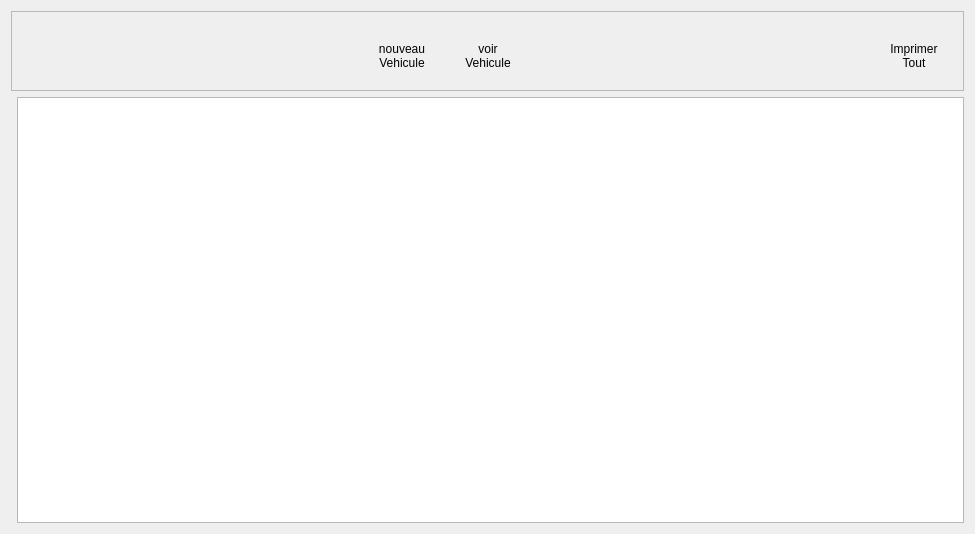
<?xml version="1.0" encoding="UTF-8"?>
<ui version="4.0">
 <class>vehicule</class>
 <widget class="QWidget" name="vehicule">
  <property name="geometry">
   <rect>
    <x>0</x>
    <y>0</y>
    <width>975</width>
    <height>534</height>
   </rect>
  </property>
  <property name="windowTitle">
   <string>Form</string>
  </property>
  <property name="styleSheet">
   <string notr="true">font: 8pt &quot;Microsoft YaHei UI&quot;;</string>
  </property>
  <layout class="QGridLayout" name="gridLayout">
   <item row="0" column="0">
    <layout class="QVBoxLayout" name="verticalLayout_19">
     <item>
      <widget class="QFrame" name="frame">
       <property name="minimumSize">
        <size>
         <width>0</width>
         <height>80</height>
        </size>
       </property>
       <property name="maximumSize">
        <size>
         <width>16777215</width>
         <height>80</height>
        </size>
       </property>
       <property name="frameShape">
        <enum>QFrame::StyledPanel</enum>
       </property>
       <property name="frameShadow">
        <enum>QFrame::Raised</enum>
       </property>
       <layout class="QHBoxLayout" name="horizontalLayout_2">
        <item>
         <spacer name="horizontalSpacer">
          <property name="orientation">
           <enum>Qt::Horizontal</enum>
          </property>
          <property name="sizeHint" stdset="0">
           <size>
            <width>193</width>
            <height>20</height>
           </size>
          </property>
         </spacer>
        </item>
        <item>
         <widget class="QToolButton" name="toolButton_newVehicule">
          <property name="sizePolicy">
           <sizepolicy hsizetype="Expanding" vsizetype="Expanding">
            <horstretch>0</horstretch>
            <verstretch>0</verstretch>
           </sizepolicy>
          </property>
          <property name="minimumSize">
           <size>
            <width>80</width>
            <height>70</height>
           </size>
          </property>
          <property name="maximumSize">
           <size>
            <width>80</width>
            <height>70</height>
           </size>
          </property>
          <property name="styleSheet">
           <string notr="true">QToolButton
{
background-color: transparent ;
border : none ;

}
QToolButton::hover
{
    border-style: outset;
    border-width: 2px;
    border-color: white;
}
  </string>
          </property>
          <property name="text">
           <string>nouveau 
Vehicule</string>
          </property>
          <property name="icon">
           <iconset resource="../ressources.qrc">
            <normaloff>:/Assets/Images/icons/add.svg</normaloff>:/Assets/Images/icons/add.svg</iconset>
          </property>
          <property name="iconSize">
           <size>
            <width>32</width>
            <height>32</height>
           </size>
          </property>
          <property name="toolButtonStyle">
           <enum>Qt::ToolButtonTextUnderIcon</enum>
          </property>
         </widget>
        </item>
        <item>
         <widget class="QToolButton" name="btn_viewVehicule">
          <property name="minimumSize">
           <size>
            <width>80</width>
            <height>70</height>
           </size>
          </property>
          <property name="maximumSize">
           <size>
            <width>80</width>
            <height>70</height>
           </size>
          </property>
          <property name="styleSheet">
           <string notr="true">QToolButton
{
background-color: transparent ;
border : none ;

}
QToolButton::hover
{
    border-style: outset;
    border-width: 1px;
    border-color: white;
}</string>
          </property>
          <property name="text">
           <string>voir
Vehicule</string>
          </property>
          <property name="icon">
           <iconset resource="../ressources.qrc">
            <normaloff>:/Assets/Images/icons/Xornet's icons/vehicule_report.ico</normaloff>:/Assets/Images/icons/Xornet's icons/vehicule_report.ico</iconset>
          </property>
          <property name="iconSize">
           <size>
            <width>36</width>
            <height>36</height>
           </size>
          </property>
          <property name="toolButtonStyle">
           <enum>Qt::ToolButtonTextUnderIcon</enum>
          </property>
         </widget>
        </item>
        <item>
         <spacer name="horizontalSpacer_2">
          <property name="orientation">
           <enum>Qt::Horizontal</enum>
          </property>
          <property name="sizeHint" stdset="0">
           <size>
            <width>280</width>
            <height>20</height>
           </size>
          </property>
         </spacer>
        </item>
        <item>
         <widget class="QToolButton" name="toolButton">
          <property name="minimumSize">
           <size>
            <width>80</width>
            <height>70</height>
           </size>
          </property>
          <property name="styleSheet">
           <string notr="true">QToolButton
{
background-color: transparent ;
border : none ;

}
QToolButton::hover
{
    border-style: outset;
    border-width: 2px;
    border-color: white;
}</string>
          </property>
          <property name="text">
           <string>Imprimer
Tout</string>
          </property>
          <property name="icon">
           <iconset resource="../ressources.qrc">
            <normaloff>:/Assets/Images/icons/print2.ico</normaloff>:/Assets/Images/icons/print2.ico</iconset>
          </property>
          <property name="iconSize">
           <size>
            <width>32</width>
            <height>32</height>
           </size>
          </property>
          <property name="toolButtonStyle">
           <enum>Qt::ToolButtonTextUnderIcon</enum>
          </property>
         </widget>
        </item>
       </layout>
      </widget>
     </item>
     <item>
      <layout class="QHBoxLayout" name="horizontalLayout">
       <item>
        <widget class="TableViewTools" name="widget" native="true"/>
       </item>
       <item>
        <widget class="QTableView" name="tableView">
         <property name="sortingEnabled">
          <bool>true</bool>
         </property>
        </widget>
       </item>
      </layout>
     </item>
    </layout>
   </item>
  </layout>
 </widget>
 <customwidgets>
  <customwidget>
   <class>TableViewTools</class>
   <extends>QWidget</extends>
   <header>tableviewtools.h</header>
   <container>1</container>
  </customwidget>
 </customwidgets>
 <resources>
  <include location="../ressources.qrc"/>
 </resources>
 <connections/>
</ui>
